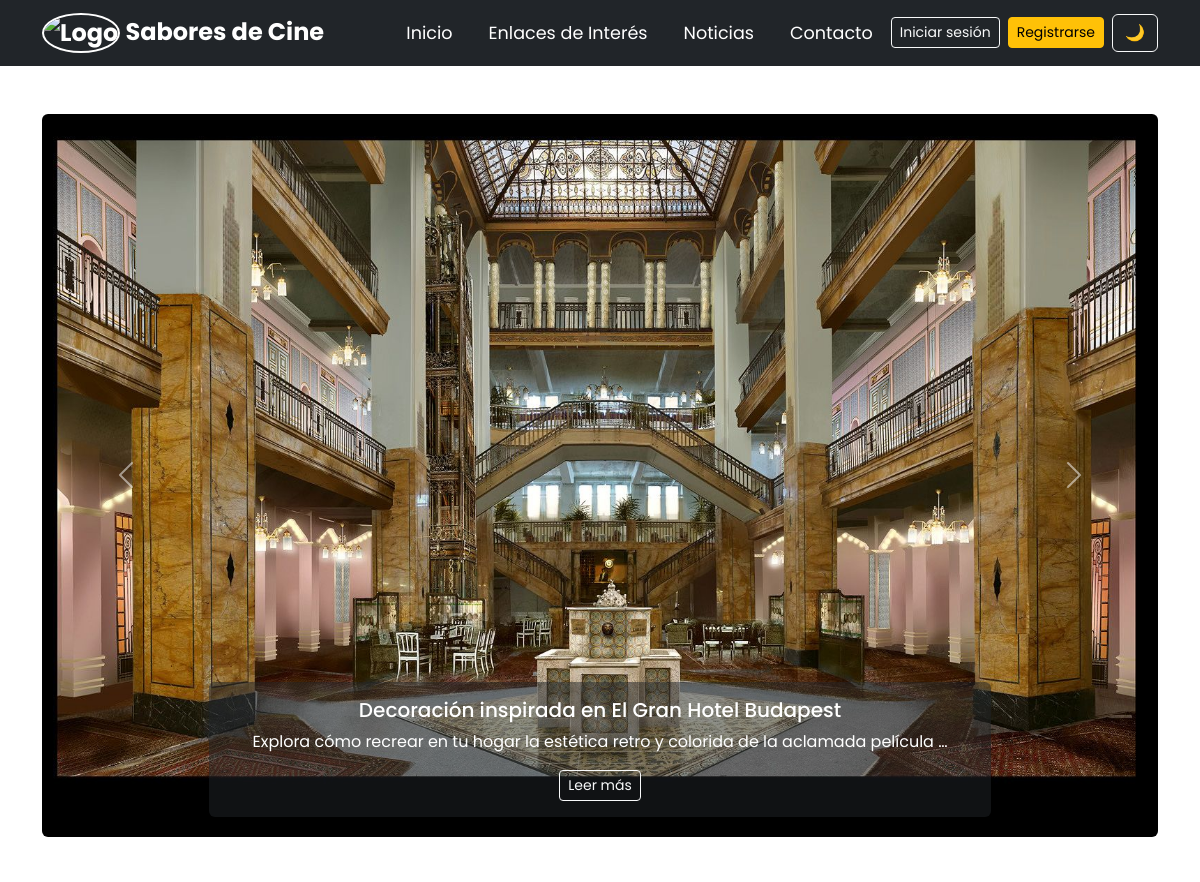
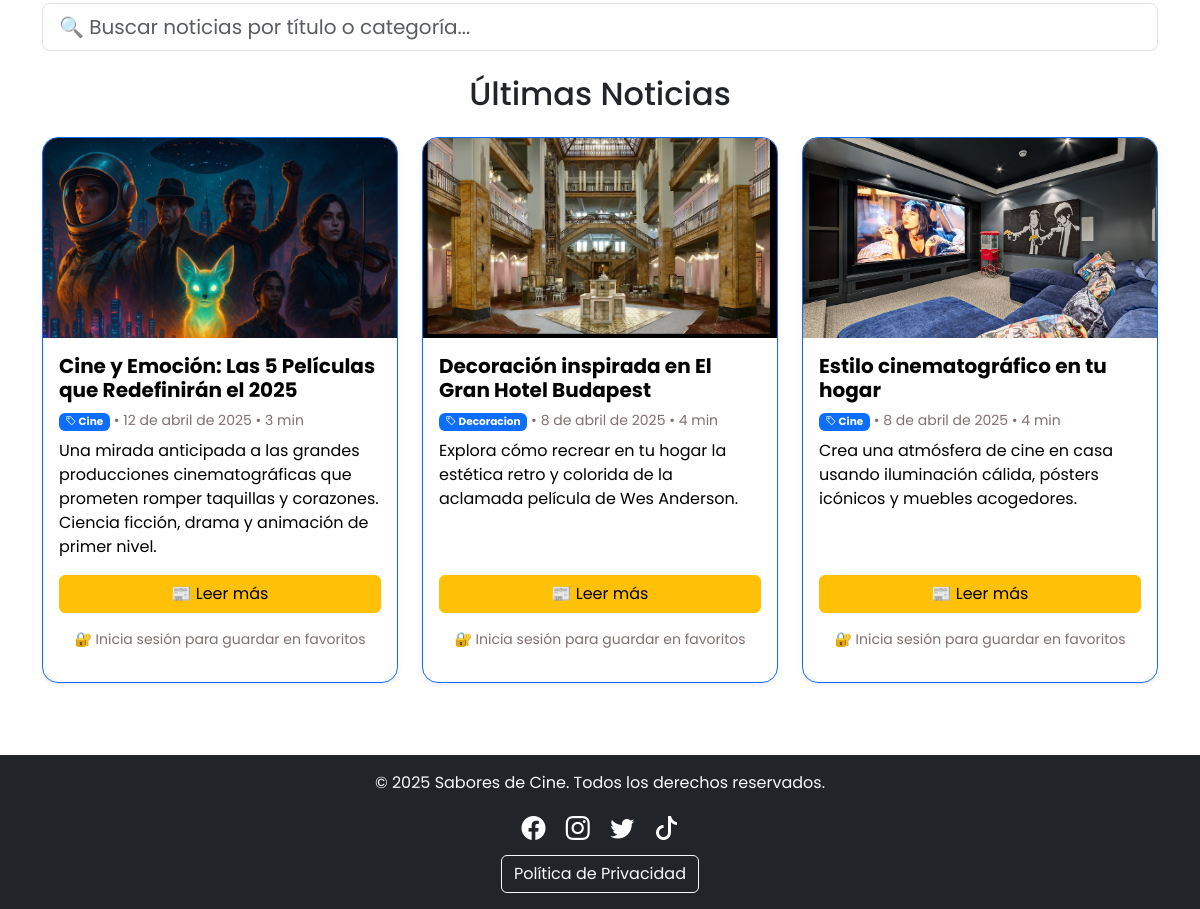
Screenshot of /noticias/ with the database file from the repository (2 pictures, top to bottom).
### saboresDeCine/models.py (models this page shows, shortened)
class Noticia(models.Model):
    titulo = models.CharField(max_length=200)
    descripcion_corta = models.TextField()
    contenido = models.TextField(help_text="Puedes usar HTML para resaltar frases, títulos, videos, etc.")
    imagen = models.ImageField(upload_to='noticias/')
    categoria = models.CharField(max_length=20, choices=CATEGORIAS)
    autor = models.CharField(max_length=100)
    fecha_publicacion = models.DateField(auto_now_add=True)
    tiempo_lectura = models.PositiveIntegerField(help_text="Tiempo estimado en minutos")
    slug = models.SlugField(unique=True, blank=True)
    video_url = models.URLField(blank=True, null=True, help_text="Enlace a un video relacionado (YouTube, etc.)")
    destacada = models.BooleanField(default=False)

### saboresDeCine/views.py (the view)
# urls.py: path('noticias/', views.noticias, name="noticias"),
def noticias(request):
    buscar = request.GET.get('q', '')
    categoria = request.GET.get('categoria', '')
    noticias_qs = Noticia.objects.all()
    if buscar:
        noticias_qs = noticias_qs.filter(titulo__icontains=buscar)
    if categoria:
        noticias_qs = noticias_qs.filter(categoria=categoria)
    noticias_destacadas = Noticia.objects.filter(destacada=True)[:3]
    categorias = Noticia.objects.values_list('categoria', flat=True).distinct()
    favoritas = Noticia.objects.filter(favoritos__usuario=request.user) if request.user.is_authenticated else Noticia.objects.none()
    context = {
        'noticias': noticias_qs.order_by('-fecha_publicacion'),
        'noticias_destacadas': noticias_destacadas,
        'categorias': categorias,
        'categoria_seleccionada': categoria,
        'favoritas': favoritas,
    }
    if request.headers.get('x-requested-with') == 'XMLHttpRequest':
        html = render_to_string('partials/lista_noticias.html', context, request=request)
        return JsonResponse({'html': html})
    return render(request, 'noticias.html', context)

### saboresDeCine/templates/noticias.html
{% load static %}
{% include 'navBar.html' %}
<body class="{% if request.session.modo_oscuro %}dark-mode{% endif %}">
  <div class="d-flex flex-column min-vh-100">
    <main class="container flex-grow-1 py-5">
      {% if noticias_destacadas %}
      <div id="carouselDestacadas" class="carousel slide mb-5" data-bs-ride="carousel">
        <div class="carousel-inner">
          {% for noticia in noticias_destacadas %}
          <div class="carousel-item {% if forloop.first %}active{% endif %}">
            <img src="{{ noticia.imagen.url }}" class="d-block w-100 rounded" alt="Imagen de {{ noticia.titulo }}">
            <div class="carousel-caption d-none d-md-block bg-dark bg-opacity-50 rounded p-3">
              <h5>{{ noticia.titulo }}</h5>
              <p>{{ noticia.descripcion_corta|truncatewords:15 }}</p>
              <a href="{% url 'noticia_detalle' noticia.slug %}" class="btn btn-outline-light btn-sm">Leer más</a>
            </div>
          </div>
          {% endfor %}
        </div>
        <button class="carousel-control-prev" type="button" data-bs-target="#carouselDestacadas" data-bs-slide="prev">
          <span class="carousel-control-prev-icon"></span>
        </button>
        <button class="carousel-control-next" type="button" data-bs-target="#carouselDestacadas" data-bs-slide="next">
          <span class="carousel-control-next-icon"></span>
        </button>
      </div>
      {% endif %}
      <div class="mb-4">
        <input type="text"
               class="form-control form-control-lg buscador-ajax"
               placeholder="🔍 Buscar noticias por título o categoría..."
               data-url="/noticias/"
               data-target="contenedorNoticias">
      </div>
      <h2 class="text-center mb-4">Últimas Noticias</h2>
      <div id="contenedorNoticias">
        {% include 'partials/lista_noticias.html' %}
      </div>
    </main>
    {% include 'footer.html' %}
  </div>
</body>

### saboresDeCine/templates/partials/lista_noticias.html
<div class="row">
          {% for noticia in noticias %}
            <div class="col-md-6 col-lg-4 mb-4 d-flex align-items-stretch">
              <div class="card shadow-sm w-100 border border-primary rounded-4">
                {% if noticia.imagen %}
                  <img src="{{ noticia.imagen.url }}" class="card-img-top" alt="Imagen de {{ noticia.titulo }}" style="height: 200px; object-fit: cover;">
                {% endif %}
                <div class="card-body d-flex flex-column justify-content-between">
                  <div>
                    <h5 class="card-title">{{ noticia.titulo }}</h5>
                    <p class="small mb-2">
                      <span class="badge bg-primary">
                        <i class="bi bi-tag"></i> {{ noticia.categoria|title }}
                      </span>
                      <span class="text-muted">• {{ noticia.fecha_publicacion }} • {{ noticia.tiempo_lectura }} min</span>
                    </p>
                    <p class="card-text">{{ noticia.descripcion_corta|truncatewords:25 }}</p>
                  </div>
                  <div class="mt-3">
                    <a href="{% url 'noticia_detalle' noticia.slug %}" class="btn btn-warning w-100 mb-2">📰 Leer más</a>
                    {% if user.is_authenticated %}
                      <form method="post" action="{% url 'toggle_favorito_noticia' noticia.id %}">
                        {% csrf_token %}
                        {% if noticia in favoritas %}
                          <button type="submit" class="btn btn-danger w-100">❤️ Quitar de Favoritos</button>
                        {% else %}
                          <button type="submit" class="btn btn-outline-danger w-100">🤍 Agregar a Favoritos</button>
                        {% endif %}
                      </form>
                    {% else %}
                      <p class="text-muted text-center mt-2 small">
                        🔐 Inicia sesión para guardar en favoritos
                      </p>
                    {% endif %}
                  </div>
                </div>
              </div>
            </div>
          {% empty %}
            <p class="text-center">No se encontraron noticias con ese criterio.</p>
          {% endfor %}
        </div>

### saboresDeCine/static/css/styles.css (style rules this page uses)
body { font-family: 'Poppins', sans-serif; transition: background-color 0.3s, color 0.3s; }
.btn { transition: all 0.3s ease-in-out; }
.card { transition: all 0.3s ease-in-out; border: 2px solid #ddd; border-radius: 12px; overflow: hidden; background-color: white; color: black; }
.card h5 { font-weight: bold; }
.card img { transition: transform 0.3s ease-in-out, filter 0.3s ease-in-out; }
.card-body .text-muted { color: #817070 !important; }

### rows the page displays
Noticia: imagen (picture), titulo "Decoración inspirada en El Gran Hotel Budapest", descripcion_corta "Explora cómo recrear en tu hogar la estética retro y colorida de la aclamada película …", categoria "Decoracion", fecha_publicacion "8 de abril de 2025", tiempo_lectura "4", descripcion_corta "Explora cómo recrear en tu hogar la estética retro y colorida de la aclamada película de Wes Anderson."
Noticia: imagen (picture), titulo "Cine y Emoción: Las 5 Películas que Redefinirán el 2025", categoria "Cine", fecha_publicacion "12 de abril de 2025", tiempo_lectura "3", descripcion_corta "Una mirada anticipada a las grandes producciones cinematográficas que prometen romper taquillas y corazones. Ciencia ficción, drama y animación de primer nivel."
Noticia: imagen (picture), titulo "Estilo cinematográfico en tu hogar", categoria "Cine", fecha_publicacion "8 de abril de 2025", tiempo_lectura "4", descripcion_corta "Crea una atmósfera de cine en casa usando iluminación cálida, pósters icónicos y muebles acogedores."
